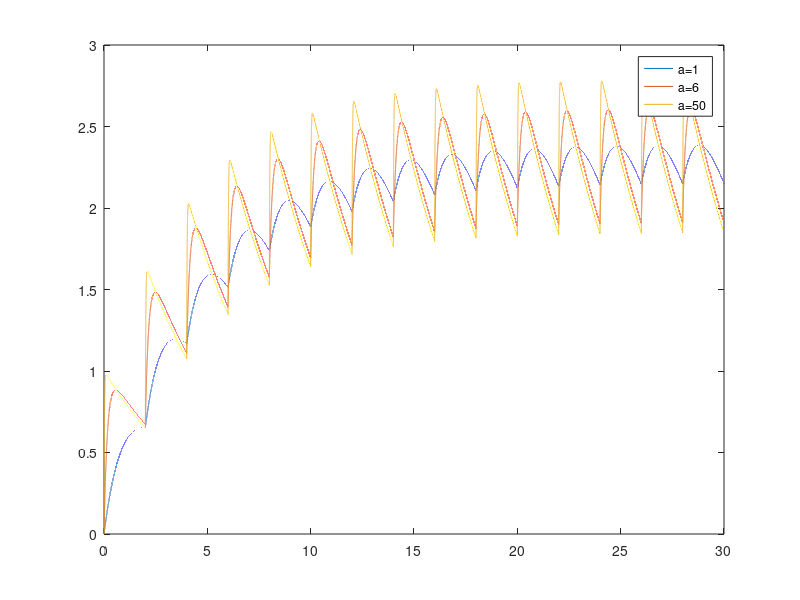

This figure's MATLAB source:
a=1;

for a=[1,6,50]
b=0.21660849392;
plasma_vol=3000;

interval=2;

A0=1; %in ug
absorb=1;
A=A0*absorb;
B=0;
amt_interval=1;



time=30;
step_size=0.0001;
B_array=zeros(1,time/step_size);
A_array=zeros(1,time/step_size);
rt=0:step_size:time;
j=1;

for i=0:step_size:time
  A_array(1,j)=A;
  B_array(1,j)=B;
  A1=A;
  B1=B;
  j=j+1;
 A=A1-((A1)*a*step_size);
 B=B1+((A1)*a*step_size)-(B1*b*step_size);
 if interval~=-1 && mod(i,interval)==0 && i~=0
     A=A+(amt_interval*A0*absorb);
 end
end

%plot(rt,A_array/plasma_vol);
%hold on;
plot(rt,B_array);
hold on;
end

legend('a=1','a=6','a=50');
